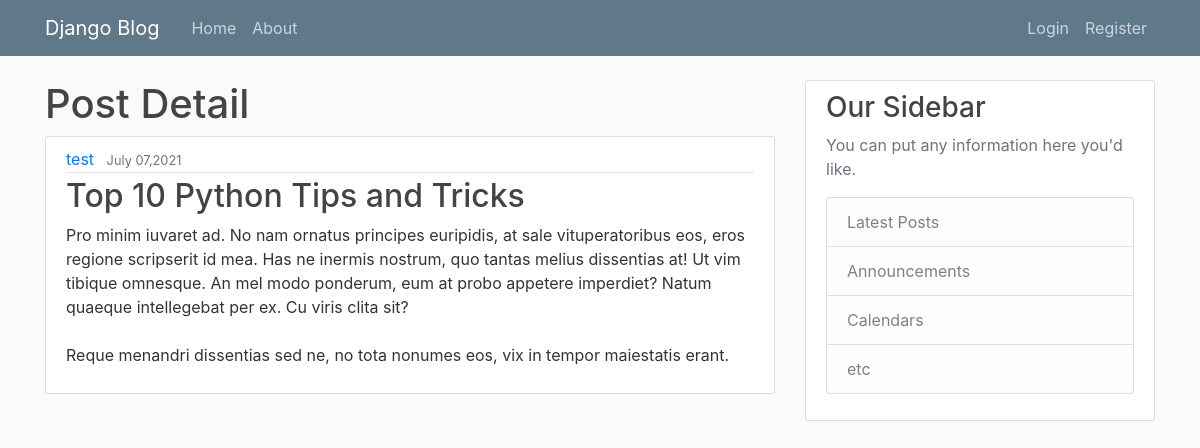
The page /post/26/ on the database its author committed.
### blog/models.py (models this page shows, shortened)
class Post(models.Model):
    title = models.CharField(max_length=100)
    content = models.TextField()
    date_posted = models.DateTimeField(default=timezone.now)
    author = models.ForeignKey(User, on_delete=models.CASCADE)

### blog/views.py (the view)
# urls.py: path('post/<int:pk>/', PostDetailView.as_view(), name='post-detail'),
class PostDetailView(DetailView):
    model = Post

### blog/templates/blog/post_detail.html (shortened to what this page needs)
{% extends "blog/base.html" %}
{%  block content %}
    <h1>Post Detail</h1>
<article class="media content-section">
  <div class="media-body">
    <div class="article-metadata">
      <a class="mr-2" href="{% url 'user-post' object.author.username %}">{{ object.author }}</a>
      <small class="text-muted">{{ object.date_posted|date:"F d,Y" }}</small>
    </div>
    <h2 class="article-title">{{ object.title }}</h2>
    <p class="article-content">{{ object.content }}</p>
  </div>
</article>
{% endblock content %}

### blog/static/blog/main.css (style rules this page uses)
body { background: #fafafa; color: #333333; margin-top: 5rem; }
h1, h2, h3, h4, h5, h6 { color: #444444; }
.content-section { background: #ffffff; padding: 10px 20px; border: 1px solid #dddddd; border-radius: 3px; margin-bottom: 20px; }
.article-title { color: #444444; }
.article-content { white-space: pre-line; }
.article-metadata { padding-bottom: 1px; margin-bottom: 4px; border-bottom: 1px solid #e3e3e3 }

### rows shown on the page
Post: author "test", date_posted "July 07,2021", title "Top 10 Python Tips and Tricks", content "Pro minim iuvaret ad. No nam ornatus principes euripidis, at sale vituperatoribus eos, eros regione scripserit id mea. Has ne inermis nostrum, quo tantas melius dissentias at! Ut vim tibique omnesque. An mel modo ponderum, eum at probo appetere imperdiet? Natum quaeque intellegebat per ex. Cu viris clita sit? Reque menandri dissentias sed ne, no tota nonumes eos, vix in tempor maiestatis erant."
